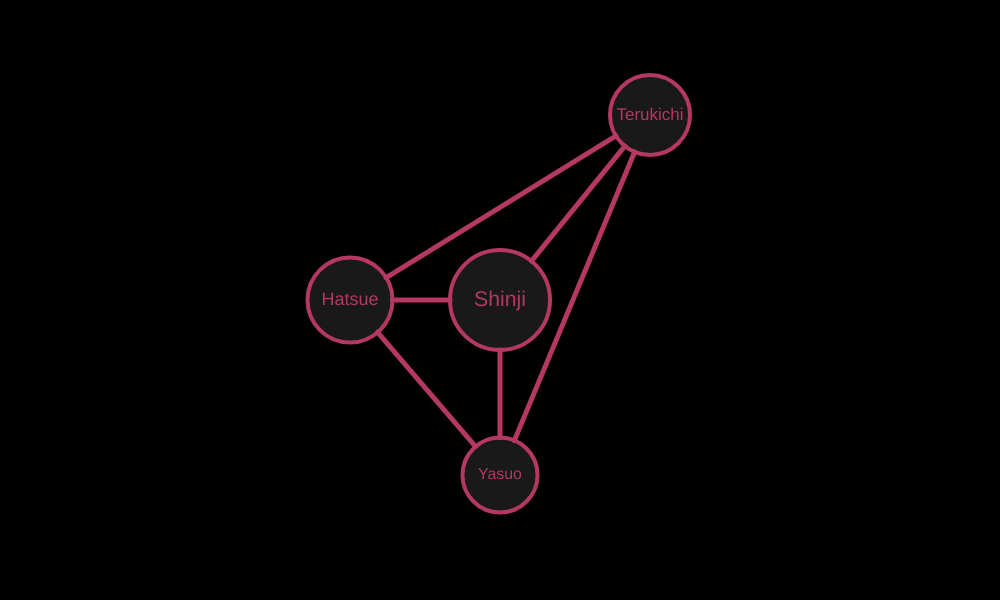
Frame 1 (no input)
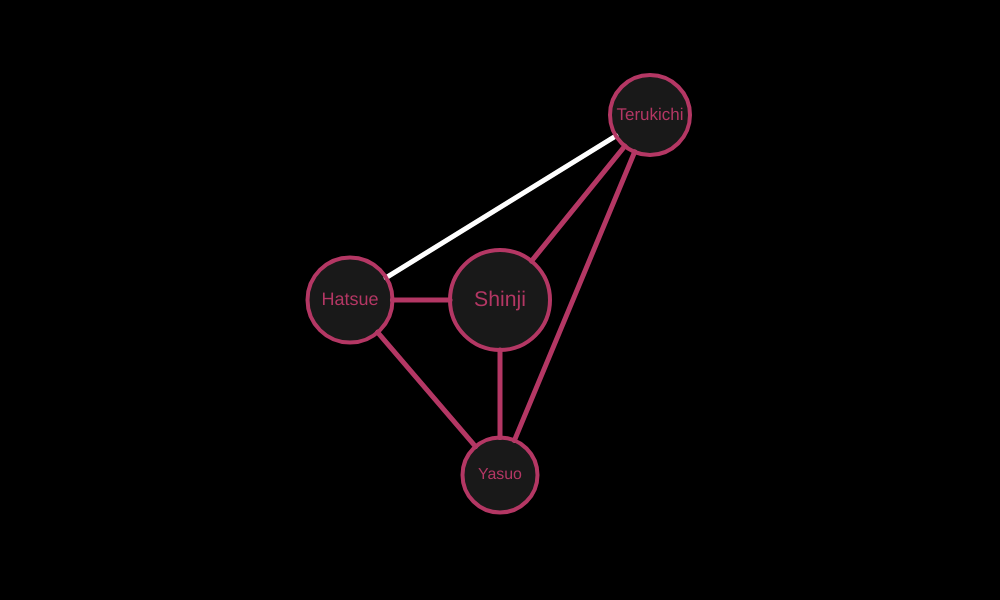
Frame 60 (no input)
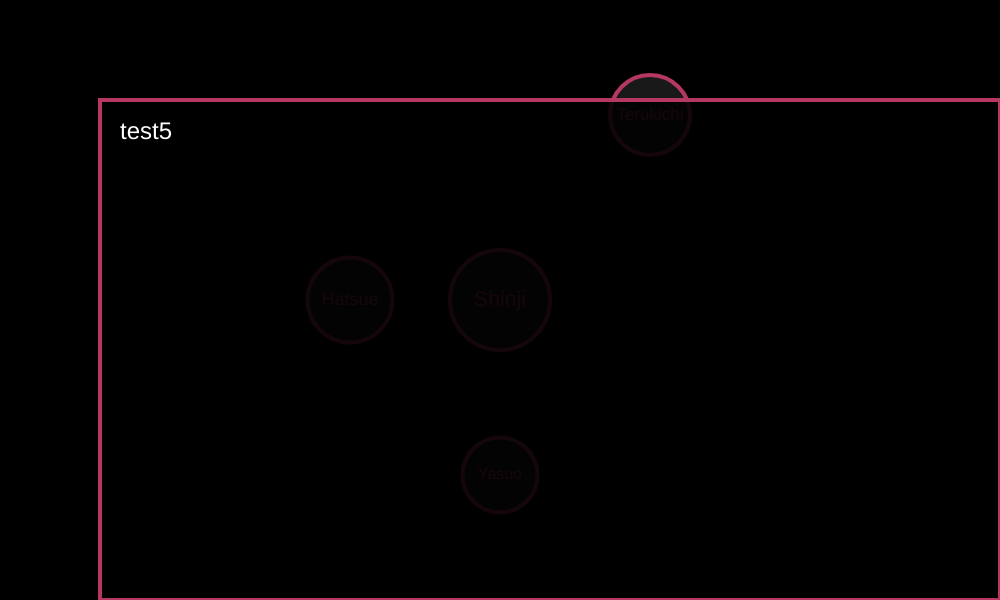
Frame 120 (the mouse pressed at the canvas centre since frame 60)

The p5.js sketch that drew these frames (run headless with seeded random() and noise() and a simulated clock; from frame 60 on, the mouse is pressed at the canvas centre):

// p5.js sketch
// ── sketch.js
let bubbles, lines;
let dragIndex = 0;
let selectedLine = 0;
let viewing = false;

let analyses = [
    "The connection Shinji and Hatsue share in The Sound of Waves reveals throughout the novel Shinji's inner desire to explore what life has to offer in spite of his initial simple outlook. Shinji's new knowledge after learning more about Hatsue's origins from Jukichi expands his view of the world, and prompts him to start wondering about the world outside of Uta-jima. This also expands the scope of the novel, making it not just about love, but about Shinji's coming of age. Shinji's peaceful feeling in the hands of mother nature when going to meet Hatsue highlights a parallel between Hatsue and nature, underscoring how both lovers feel it is only fate that they end up together. The setting of their meetings in nature and the further \"approval\" of outside forces when the generator turns back on further confirms this link.",
    "Yasuo's interactions with Shinji often end up working against him, instead working in Shinji's favor, a bit of irony used to underscore the virtues of honesty and hard work by contrasting them against the poor results of Yasuo's actions. Shinji's virtue is further demonstrated when he makes amends with Yasuo in spite of their direct competition over Hatsue. Yasuo is one of the very few true \"villains\" in the story, making the effect even greater when they ultimately bury the hatchet. Shinji's silent yet hard work abord the Utajima-maru epitomizes his virtuosness. On the other hand, Yasuo's laziness is made even clearer during his stay on the Utajima-maru, and the contrast built between his and Shinji's personalities makes it clear who will eventually marry Hatsue.",
    "",
    "test4",
    "test5",
    "test6"
];

function setup() {
    createCanvas(1000, 600);

    bubbles = [];
    bubbles.push(new Bubble(width/2, height/2, 100, "Shinji"));
    bubbles.push(new Bubble(width / 2 - 150, height / 2, 85, "Hatsue"));
    bubbles.push(new Bubble(width / 2, height / 2 + 175, 75, "Yasuo"));
    bubbles.push(new Bubble(width / 2 + 150, height / 2 - 185, 80, "Terukichi"));
    
    lines = [];
    for (let i = 0; i < bubbles.length - 1; i++) {
        for (let j = i + 1; j < bubbles.length; j++) {
            lines.push(new Line(bubbles[i], bubbles[j], 5));
        }
    }
}

function draw() {
    background(0);

    if (viewing) {
        for (let i = 0; i < bubbles.length; i++) {
            bubbles[i].show();
        }

        fill(0, 0, 0, 225);
        stroke(180, 55, 100);
        strokeWeight(4);
        rect(100, 100, width - 100, height - 100);

        noStroke();
        fill(255);
        textAlign(LEFT, TOP);
        textSize(24);
        text(analyses[selectedLine], 120, 120, width - 120, height - 120);
    } else {
        let dist = sqrt((mouseX - lines[0].x1) * (mouseX - lines[0].x1) + (mouseY - lines[0].y1) * (mouseY - lines[0].y1));
        selectedLine = 0;
        for (let i = 0; i < lines.length; i++) {
            lines[i].show();
            lines[i].color = color(180, 55, 100);

            let dx = mouseX - lines[i].x1;
            let dy = mouseY - lines[i].y1;
            let newDist = sqrt(dx * dx + dy * dy);

            if (newDist < dist) {
                selectedLine = i;
                dist = newDist;
            }
        }

        lines[selectedLine].color = color(255);

        for (let i = 0; i < bubbles.length; i++) {
            bubbles[i].show();
        }
    }

    
}

function mousePressed() {
    viewing = true;
}

function keyPressed() {
    if (keyCode === ESCAPE && viewing) {
        viewing = false;
    }
}

// ── bubble.js
class Bubble {
    constructor(x, y, r, name="") {
        this.x = x;
        this.y = y;
        this.r = r;
        this.name = name;
    }

    show() {
        fill(255, 255, 255, 25);
        stroke(180, 55, 100);
        strokeWeight(4);
        circle(this.x, this.y, this.r);

        noStroke();
        fill(180, 55, 100);
        textSize(this.r / (PI * 1.5));
        textAlign(CENTER, CENTER);
        text(this.name, this.x, this.y);
    }
}

// ── line.js
class Line {
    constructor(bubble1, bubble2, width) {
        this.color = color(180, 55, 100);
        this.selected = false;
        
        this.bubble1 = bubble1;
        this.bubble2 = bubble2;
        
        let betweenVector = createVector(this.bubble2.x - this.bubble1.x, this.bubble2.y - this.bubble1.y);
        betweenVector.normalize();

        this.x1 = this.bubble1.x + (this.bubble1.r / 2 * betweenVector.x);
        this.y1 = this.bubble1.y + (this.bubble1.r / 2 * betweenVector.y);

        this.x2 = this.bubble2.x - (this.bubble2.r / 2 * betweenVector.x);
        this.y2 = this.bubble2.y - (this.bubble2.r / 2 * betweenVector.y);
        
        this.width = width;

        this.c = this.y1;
        this.m = (this.y2 - this.y1) / (this.x2 - this.x1);
    }

    show() {
        stroke(this.color);
        strokeWeight(this.width);
        line(this.x1, this.y1, this.x2, this.y2);
    }
}
